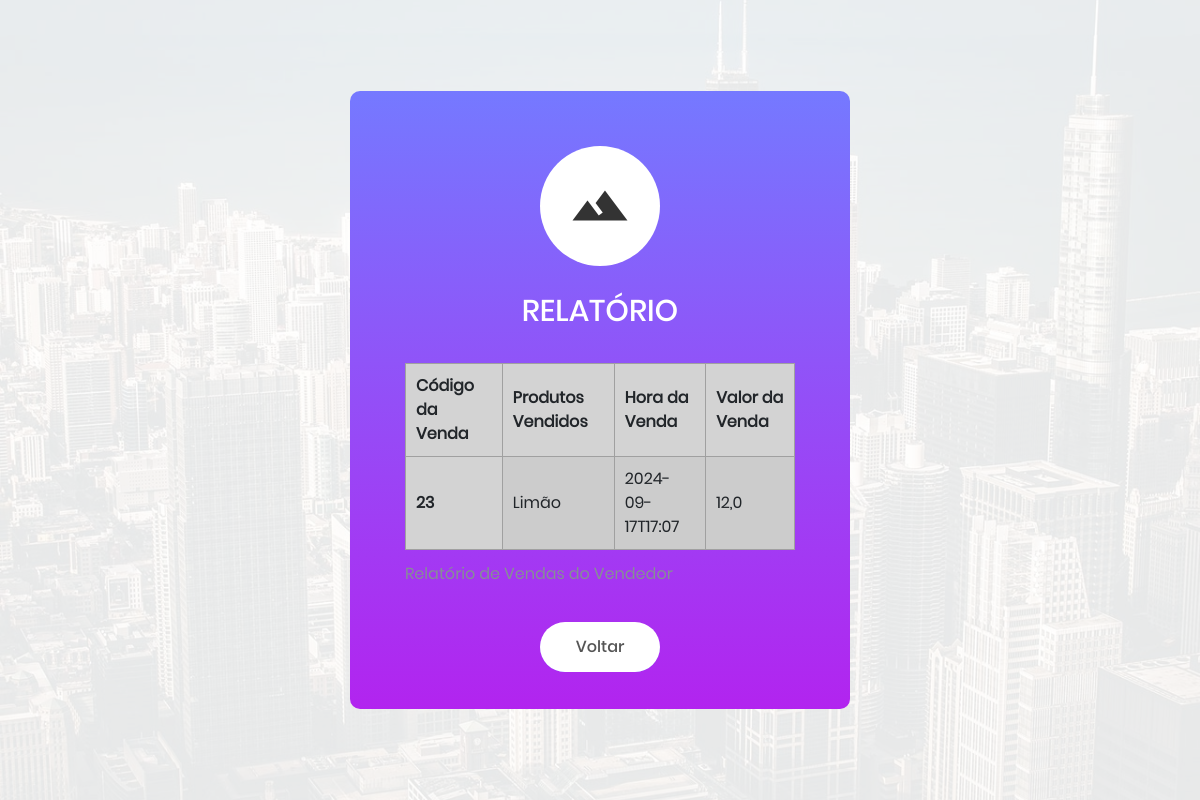
Screenshot of /relatorio/ (signed in) with the database file from the repository.
### workshop/models.py (models this page shows)
class Sell(models.Model):
    id = models.AutoField(primary_key=True)
    salesman = models.CharField(max_length=20, default="nome")
    products = models.CharField(max_length= 10, blank=False, null=False)
    hour = models.CharField(max_length=15)
    value = models.FloatField()

### workshop/views.py (the view)
# urls.py: path('relatorio/', report, name="report"),
def report(request):
  report = Sell.objects.filter(salesman = request.user)
  return render(request, "report.html", {"sell":report})

### workshop/templates/report.html (shortened to what this page needs)
{% load static %}
<!DOCTYPE html>
<html lang="pt-br">
<head>
	<link rel="stylesheet" href="{% static 'css/main.css' %}">
    <link rel="stylesheet" href="{% static 'css/util.css' %}">
	<link rel="stylesheet" type="text/css" href="{% static 'vendor/bootstrap/css/bootstrap.min.css' %}">
	<link rel="stylesheet" type="text/css" href="{% static 'fonts/font-awesome-4.7.0/css/font-awesome.min.css' %}">
	<link rel="stylesheet" type="text/css" href="{% static 'fonts/iconic/css/material-design-iconic-font.min.css' %}">
	<link rel="stylesheet" type="text/css" href="{% static 'vendor/animate/animate.css' %}">
	<link rel="stylesheet" type="text/css" href="{% static 'vendor/css-hamburgers/hamburgers.min.css' %}">
	<link rel="stylesheet" type="text/css" href="{% static 'vendor/animsition/css/animsition.min.css' %}">
	<link rel="stylesheet" type="text/css" href="{% static 'vendor/select2/select2.min.css' %}">
	<link rel="stylesheet" type="text/css" href="{% static 'vendor/daterangepicker/daterangepicker.css' %}">
	<link rel="stylesheet" type="text/css" href="{% static 'css/util.css' %}">
	<link rel="stylesheet" type="text/css" href="{% static 'css/main.css' %}">
</head>
<body>
	<div class="limiter">
		<div class="container-login100" style="background-image: url('{% static 'images/bg-01.jpg' %}');">
			<div class="wrap-login100">
				<form class="login100-form validate-form">
					<span class="login100-form-logo">
						<i class="zmdi zmdi-landscape"></i>
					</span>
					<span class="login100-form-title p-b-34 p-t-27">
						Relatório
					</span>
                    <div class="container-login100-form-btn">
						<table width="100%" border="1px" bgcolor="#CCC">
							<caption>Relatório de Vendas do Vendedor</caption>
							<thead bgcolor="#666666">
								<tr>
									<th scope="col">Código da Venda</th>
									<th scope="col">Produtos Vendidos</th>
									<th scope="col">Hora da Venda</th>
									<th scope="col">Valor da Venda</th>
								</tr>
							</thead>
							<tbody>
								{% for sell in sell %}
								 <tr>
									<th scope="row" height="40">{{sell.id}}</th>
									<td>{{sell.products}}</td>
									<td>{{sell.hour}}</td>
									<td>{{sell.value}}</td>
								 </tr>
								 {% endfor %}
							</tbody>
						</table>
					</div>
                    <br>
					<div class="container-login100-form-btn">
						<a href="{% url 'salesman' %}" class="login100-form-btn">
							Voltar
						</a>
					</div>
				</form>
			</div>
		</div>
	</div>
</body>
</html>

### workshop/static/css/main.css (style rules this page uses)
* { margin: 0px; padding: 0px; box-sizing: border-box; }
body, html { height: 100%; font-family: Poppins-Regular, sans-serif; }
a { font-family: Poppins-Regular; font-size: 14px; line-height: 1.7; color: #666666; margin: 0px; transition: all 0.4s; -webkit-transition: all 0.4s; -o-transition: all 0.4s; -moz-transition: all 0.4s; }
.limiter { width: 100%; margin: 0 auto; }
.container-login100 { width: 100%; min-height: 100vh; display: -webkit-box; display: -webkit-flex; display: -moz-box; display: -ms-flexbox; display: flex; flex-wrap: wrap; justify-content: center; align-items: center; padding: 15px; background-repeat: no-repeat; background-position: center; background-size: cover; position: relative; z-index: 1; }
.container-login100::before { content: ""; display: block; position: absolute; z-index: -1; width: 100%; height: 100%; top: 0; left: 0; background-color: rgba(255,255,255,0.9); }
.wrap-login100 { width: 500px; border-radius: 10px; overflow: hidden; padding: 55px 55px 37px 55px; background: #9152f8; background: -webkit-linear-gradient(top, #7579ff, #b224ef); background: -o-linear-gradient(top, #7579ff, #b224ef); background: -moz-linear-gradient(top, #7579ff, #b224ef); background: linear-gradient(top, #7579ff, #b224ef); }
.login100-form { width: 100%; }
.login100-form-logo { font-size: 60px; color: #333333; display: -webkit-box; display: -webkit-flex; display: -moz-box; display: -ms-flexbox; display: flex; justify-content: center; align-items: center; width: 120px; height: 120px; border-radius: 50%; background-color: #fff; margin: 0 auto; }
.login100-form-title { font-family: Poppins-Medium; font-size: 30px; color: #fff; line-height: 1.2; text-align: center; text-transform: uppercase; display: block; }
.container-login100-form-btn { width: 100%; display: -webkit-box; display: -webkit-flex; display: -moz-box; display: -ms-flexbox; display: flex; flex-wrap: wrap; justify-content: center; }
.login100-form-btn { font-family: Poppins-Medium; font-size: 16px; color: #555555; line-height: 1.2; display: -webkit-box; display: -webkit-flex; display: -moz-box; display: -ms-flexbox; display: flex; justify-content: center; align-items: center; padding: 0 20px; min-width: 120px; height: 50px; border-radius: 25px; background: #9152f8; background: -webkit-linear-gradient(bottom, #7579ff, #b224ef); background: -o-linear-gradient(bottom, #7579ff, #b224ef); background: -moz-linear-gradient(bottom, #7579ff, #b224ef); background: linear-gradient(bottom, #7579ff, #b224ef); position: relative; z-index: 1; -webkit-transition: all 0.4s; -o-transition: all 0.4s; -moz-transition: all 0.4s; transition: all 0.4s; }
.login100-form-btn::before { content: ""; display: block; position: absolute; z-index: -1; width: 100%; height: 100%; border-radius: 25px; background-color: #fff; top: 0; left: 0; opacity: 1; -webkit-transition: all 0.4s; -o-transition: all 0.4s; -moz-transition: all 0.4s; transition: all 0.4s; }
.table1, th, td { border-collapse: collapse; padding: 10px; text-align: left; border: 1px solid rgb(160 160 160); }
th { background-color: lightgray; }

### rows the page displays
Sell: id "23", products "Limão", hour "2024-09-17T17:07", value "12,0"
